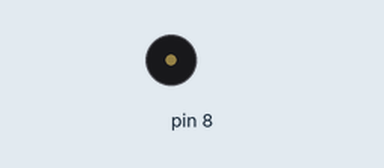
The sketch below on a simulated Arduino Uno, built with avr-gcc and run on an emulated ATmega328P. Parts: buzzer (waves = sounding).

Above: at 0.1 s.
Timing chart, 0 to 1.6 s (numbered marks = the images above):
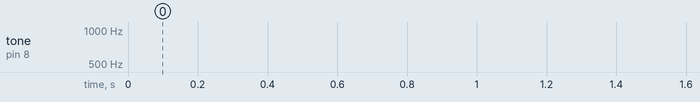

The sketch:

05-Piani.ino
```cpp
void setup(){
  pinMode(8, OUTPUT);
}

void loop(){
  for(float i=41; i<=60;i++){
    tone(8,110*(1+i/12), 10); // play tone 57 (A4 = 440 Hz)
    delay(5);
  }
  for(float i=61; i>=40;i--){
    tone(8,110*(1+i/12), 10); // play tone 57 (A4 = 440 Hz)
    delay(5);
  }
}
```
